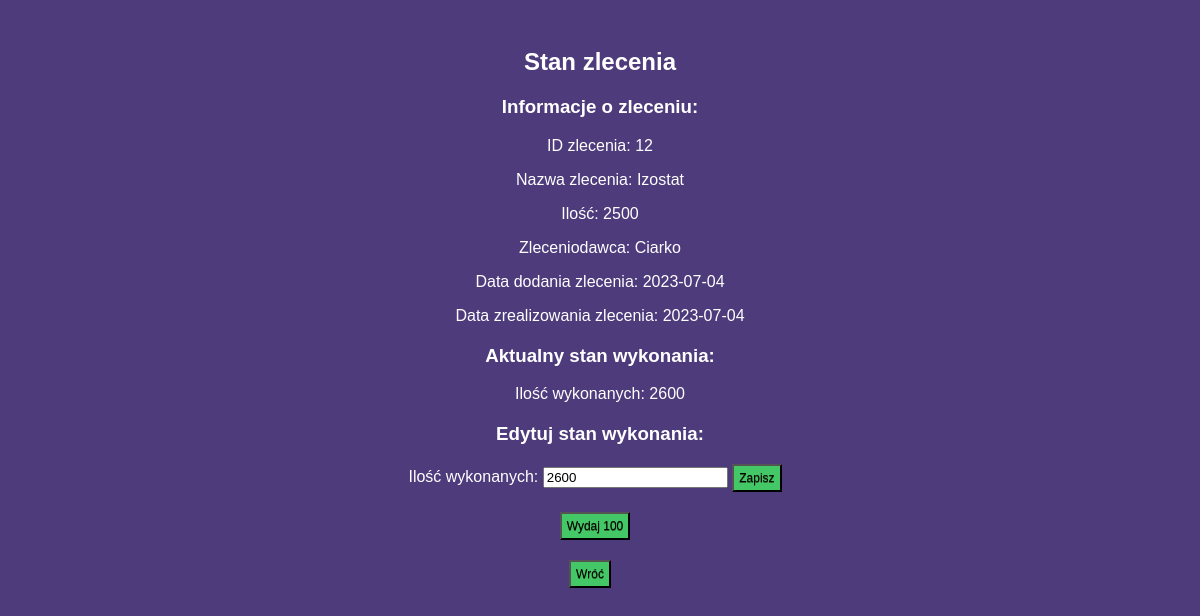
Page /stan_zlecenia.php?id=12 on the committed database.
### tables this page shows
CREATE TABLE `zlecenia` (
  `Id_zlecenia` int(11) NOT NULL,
  `nazwa_zlecenia` varchar(255) DEFAULT NULL,
  `ilosc` int(11) DEFAULT NULL,
  `zleceniodawca` varchar(255) DEFAULT NULL,
  `data_dodania_zlecenia` date DEFAULT NULL,
  `data_zrealizowania_zlecenia` date DEFAULT NULL
);

CREATE TABLE `stan_zlecenia` (
  `Id` int(11) NOT NULL,
  `Id_zlecenia` int(11) NOT NULL,
  `ilosc` int(11) NOT NULL,
  `ostatnia_zmiana` text NOT NULL
);

### stan_zlecenia.php (the view, shortened to what this page needs)
<?php
$host = "localhost";
$dbname = "w64879_projekt";
$username = "root";
$password = "";
try {
    $db = new PDO("mysql:host=$host;dbname=$dbname", $username, $password);
    $db->setAttribute(PDO::ATTR_ERRMODE, PDO::ERRMODE_EXCEPTION);
} catch (PDOException $e) {
    die("Błąd połączenia z bazą danych: " . $e->getMessage());
}
if (isset($_GET['id'])) {
    $idZlecenia = $_GET['id'];
    $stmtZlecenie = $db->prepare("SELECT * FROM zlecenia WHERE Id_zlecenia = :idZlecenia");
    $stmtZlecenie->execute(array(':idZlecenia' => $idZlecenia));
    $zlecenie = $stmtZlecenie->fetch(PDO::FETCH_ASSOC);
    $stmtStan = $db->prepare("SELECT * FROM stan_zlecenia WHERE Id_zlecenia = :idZlecenia");
    $stmtStan->execute(array(':idZlecenia' => $idZlecenia));
    $stan = $stmtStan->fetch(PDO::FETCH_ASSOC);
} else {
    header("Location: zarzadzaj-zleceniami.php");
    exit();
}
?>
<!DOCTYPE html>
<html>
<head>
    <link rel="stylesheet" type="text/css" href="css\zarzadzaj-zleceniami.css">
</head>
<body>
<center>
    <h2>Stan zlecenia</h2>
	<h3>Informacje o zleceniu:</h3>
<p>ID zlecenia: <?php echo $zlecenie['Id_zlecenia']; ?></p>
<p>Nazwa zlecenia: <?php echo $zlecenie['nazwa_zlecenia']; ?></p>
<p>Ilość: <?php echo $zlecenie['ilosc']; ?></p>
<p>Zleceniodawca: <?php echo $zlecenie['zleceniodawca']; ?></p>
<p>Data dodania zlecenia: <?php echo $zlecenie['data_dodania_zlecenia']; ?></p>
<p>Data zrealizowania zlecenia: <?php echo $zlecenie['data_zrealizowania_zlecenia']; ?></p>
<h3>Aktualny stan wykonania:</h3>
<?php if ($stan): ?>
    <p>Ilość wykonanych: <?php echo $stan['ilosc']; ?></p>
<?php else: ?>
    <p>Brak informacji o stanie wykonania.</p>
<?php endif; ?>
<h3>Edytuj stan wykonania:</h3>
<form action="<?php echo htmlspecialchars($_SERVER["PHP_SELF"]); ?>" method="POST">
    <label for="ilosc">Ilość wykonanych:</label>
    <input type="number" name="ilosc" min="0" value="<?php echo ($stan ? $stan['ilosc'] : ''); ?>">
    <input type="submit" value="Zapisz" class="bzaloguj">
</form>
<form action="<?php echo htmlspecialchars($_SERVER["PHP_SELF"]); ?>" method="POST">
    <input type="submit" value="Wydaj 100" class="bzaloguj"><br>
</form>
<a href="zarzadzaj-zleceniami.php"><input type="submit" value="Wróć" class="bzaloguj"></a>
</center>
</body>
</html>

### CSS/zarzadzaj-zleceniami.css (style rules this page uses)
body { background-color: #4E3B7C; font-family: Tahoma, sans-serif; color: #fff; padding: 20px; }
.bzaloguj { background-color:#44c767; display:inline-block; cursor:pointer; color:#000; font-family:Arial; font-size:12px; padding:4px 15px; text-decoration:none; text-shadow:0px 1px 0px #2f6627; }
h2 { color: #fff; }
p { color: #fff; }
form { margin-bottom: 20px; }
input[type="date"], input[type="text"], input[type="submit"] { padding: 5px; margin-right: 10px; }
a { color: #fff; text-decoration: none; margin-right: 10px; }
h3 { margin-top: 20px; }

### rows in the picture
zlecenia: Id_zlecenia "12", nazwa_zlecenia "Izostat", ilosc "2500", zleceniodawca "Ciarko", data_dodania_zlecenia "2023-07-04", data_zrealizowania_zlecenia "2023-07-04"
stan_zlecenia: ilosc "2600"
